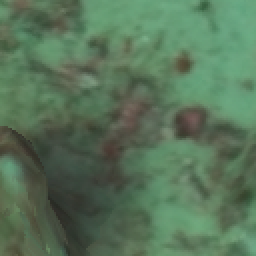
#> input picture data/datasets/shihav/dataset_2d/uxo/ip00854.png, 128 x 128 px (shown 2 times larger)
$ python -i image_processing.py   (imports and definitions only)
#> lines starting #> are read from the running program, lines starting #| are printed output that depends on the picture
#> further down, picture is the input picture: shape (128, 128, 3); mean B, G, R 88.9, 115.6, 87.7
import numpy as np
from typing import Literal
import cv2


def color_correct(image: np.ndarray, clip_limit: float = 2.0, tile_grid_size: tuple[int, int] = (8, 8)) -> np.ndarray:
    # Convert to YUV color space
#> called with clip_limit = 2, tile_grid_size = (8, 8)
    yuv_image = cv2.cvtColor(image, cv2.COLOR_BGR2YUV)
#> yuv_image: shape (128, 128, 3); mean of channels 0, 1, 2 104.3, 120.6, 113.5
    clahe = cv2.createCLAHE(clipLimit=clip_limit, tileGridSize=tile_grid_size)
    yuv_image[:, :, 0] = clahe.apply(yuv_image[:, :, 0])  # The luma (Y channel) is the intensity of the image (gray scale)
#> yuv_image: shape (128, 128, 3); mean of channels 0, 1, 2 147.3, 120.6, 113.5
    corrected_image = cv2.cvtColor(yuv_image, cv2.COLOR_YUV2BGR)
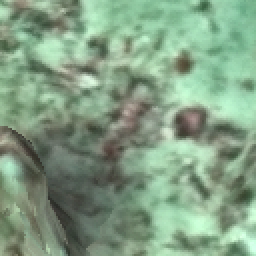
#> corrected_image: shape (128, 128, 3) (shown 2 times larger); mean B, G, R 132.5, 158.7, 130.7

    return corrected_image


# [60 lines left out: functions contrast_stretch, superpixel_segmentation, apply_mask, process_images, not called in this run]

>>> import cv2
>>> picture = cv2.imread('../../data/datasets/shihav/dataset_2d/uxo/ip00854.png')
>>> result = color_correct(picture)

$ run again, on data/datasets/shihav/dataset_2d/uxo/ip01045.png
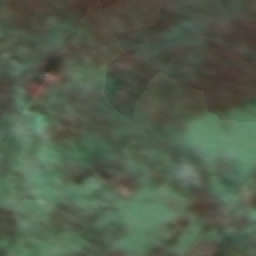
#> input picture data/datasets/shihav/dataset_2d/uxo/ip01045.png, 128 x 128 px (shown 2 times larger)
#> picture is the input picture: shape (128, 128, 3); mean B, G, R 76.6, 95.4, 82.5
#> in color_correct, `corrected_image = cv2.cvtColor(yuv_image, cv2.COLOR_YUV2BGR)`:
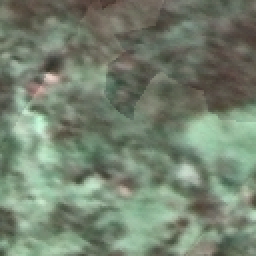
#> corrected_image: shape (128, 128, 3) (shown 2 times larger); mean B, G, R 111.8, 130, 117.1

$ run again, on data/datasets/shihav/dataset_2d/uxo/ip01763.png
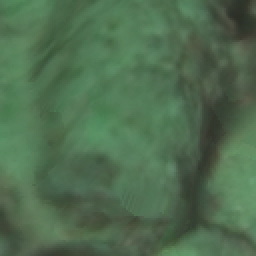
#> input picture data/datasets/shihav/dataset_2d/uxo/ip01763.png, 128 x 128 px (shown 2 times larger)
#> picture is the input picture: shape (128, 128, 3); mean B, G, R 79.5, 108.7, 79.3
#> in color_correct, `corrected_image = cv2.cvtColor(yuv_image, cv2.COLOR_YUV2BGR)`:
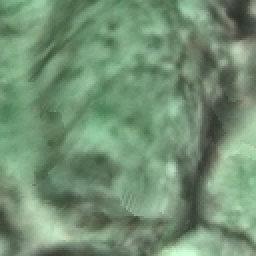
#> corrected_image: shape (128, 128, 3) (shown 2 times larger); mean B, G, R 115.6, 144.2, 114.8

$ run again, on data/datasets/shihav/dataset_2d/uxo/ip03080.png
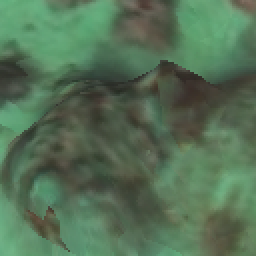
#> input picture data/datasets/shihav/dataset_2d/uxo/ip03080.png, 128 x 128 px (shown 2 times larger)
#> picture is the input picture: shape (128, 128, 3); mean B, G, R 85.6, 112.2, 84.5
#> in color_correct, `corrected_image = cv2.cvtColor(yuv_image, cv2.COLOR_YUV2BGR)`:
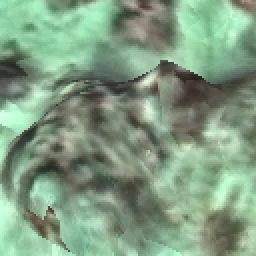
#> corrected_image: shape (128, 128, 3) (shown 2 times larger); mean B, G, R 131.2, 157.2, 129.6
